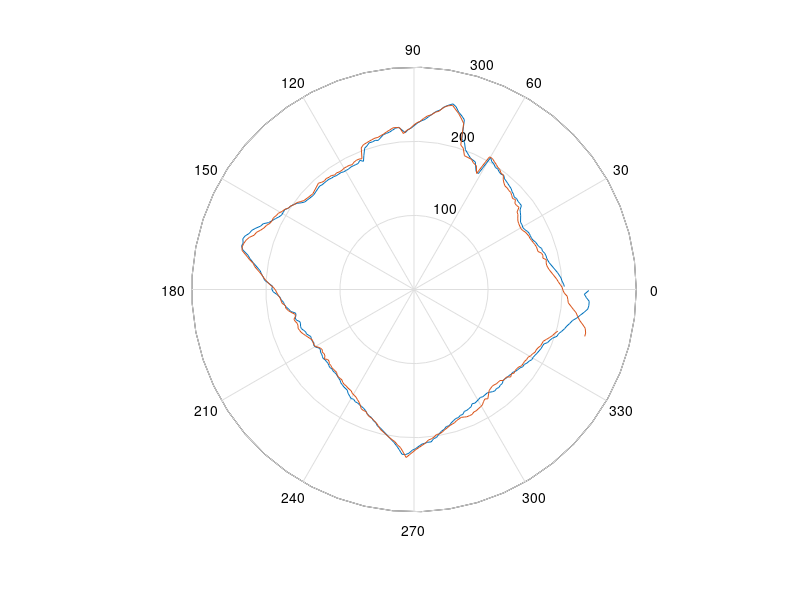

MATLAB code to generate this figure:
pontos = importdata('01.TXT');
pontos1 = pontos(195:483, 1:2);
pontos2 = pontos(484:770, 1:2);
pontos3 = pontos(771:1065, 1:2);

theta1 = pontos1(:,2);
rho1 = pontos1(:,1);
polar(deg2rad(theta1), rho1);

hold on;

theta2 = pontos2(:,2);
rho2 = pontos2(:,1);
theta2 = theta2 - 16;
polar(deg2rad(theta2), rho2);

% theta3 = pontos3(:,2);
% rho3 = pontos3(:,1);
% %theta3 = theta3 - 32;
% polar(deg2rad(theta3), rho3);